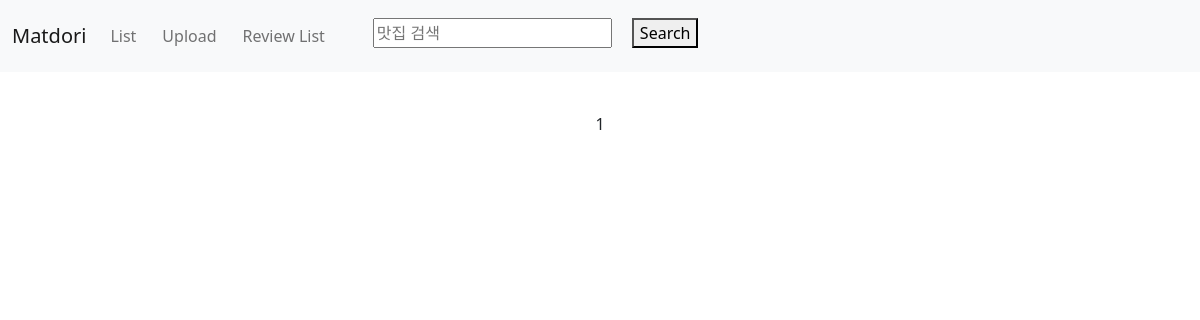
Before: /first/review/list/ with the older database file.
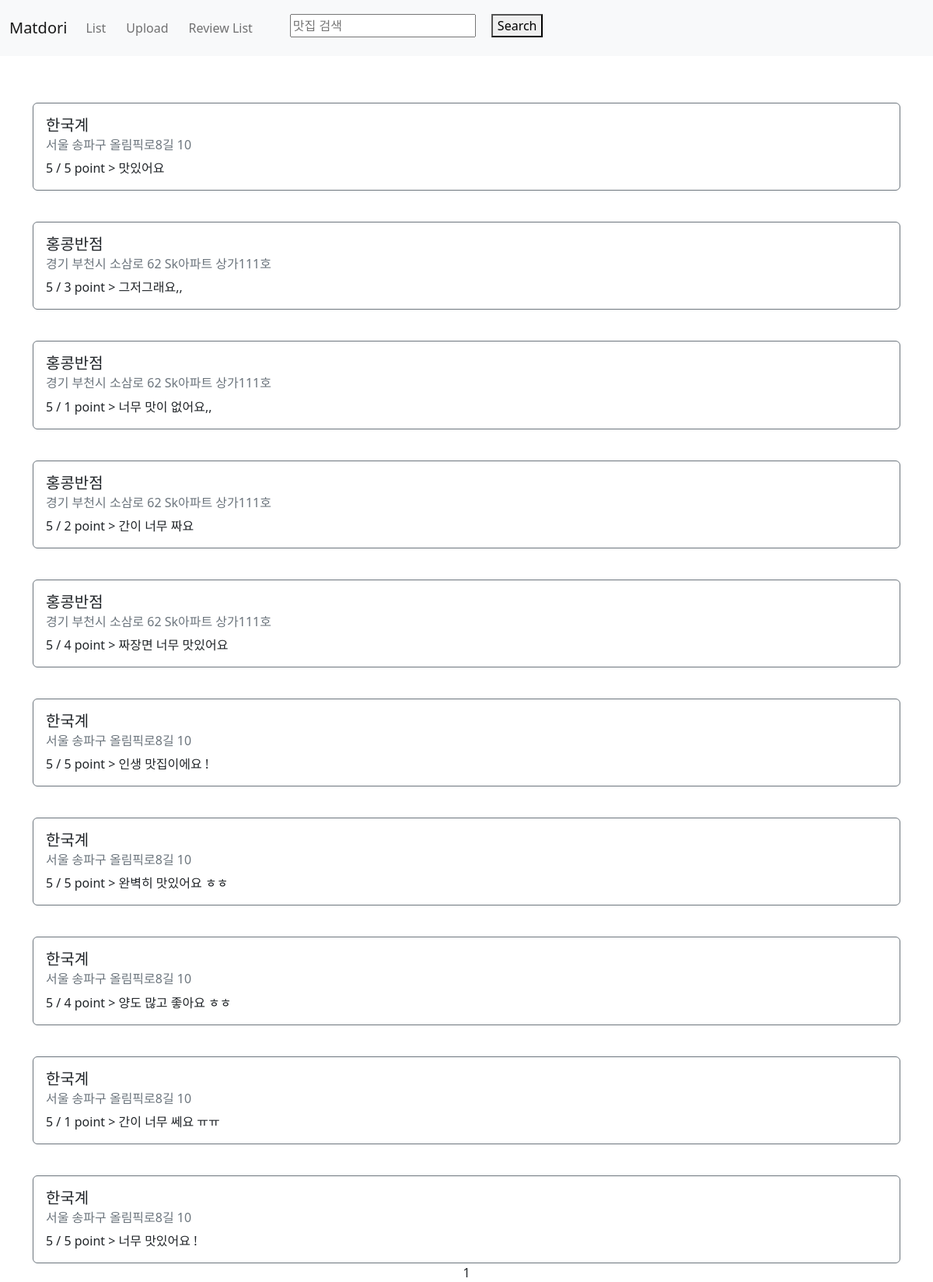
After: the same page with the newer database file.
### first/models.py (models this page shows)
class Review(models.Model):
    point = models.IntegerField()
    comment = models.CharField(max_length=500)
    restaurant = models.ForeignKey(Restaurant, on_delete=models.CASCADE)
    created_at = models.DateTimeField(auto_now_add=True)
    updated_at = models.DateTimeField(auto_now=True)

class Restaurant(models.Model):
    name = models.CharField(max_length=30)
    address = models.CharField(max_length=200)
    password = models.CharField(max_length=20, default=None, null=True) #None을 사용하려면 null값을 true로 설정해야한다.
    photo = models.ImageField(upload_to='%Y/%m/%d', blank=True)
    created_at = models.DateTimeField(auto_now_add=True)
    updated_at = models.DateTimeField(auto_now=True)
    class Meta:
        ordering = ['-id']

### first/views.py (the view)
# urls.py: path('review/list/', views.review_list, name="review-list"),
def review_list(request):
    reviews = Review.objects.all().select_related().order_by('-created_at')
    paginator = Paginator(reviews, 10)
    rlastpage = int(paginator.num_pages)-1
    page = request.GET.get('page')     #get 메서드로 page 번호를 받아온다
    items = paginator.get_page(page)    #해당 번호의 페이지를 items에 받는다
    context = {
        'reviews' : items,
        'rlastPage' : rlastpage,
    }
    return render(request, 'first/review_list.html', context)

### first/templates/first/review_list.html (shortened to what this page needs)
{% extends 'first/base.html' %} {% load static %} {% block content %}
<div class="container">
    {% for item in reviews %}
        <div class="col-sm-12">
            <div class="card border-secondary">
                <div class="card-body">
                    <h5 class="card-title">{{ item.restaurant.name }}</h5>
                    <h6 class="card-subtitle mb-2 text-muted">{{ item.restaurant.address }}</h6>
                    <p class="card-text">5 / {{ item.point }} point > {{ item.comment }}</p>
                </div>
            </div>
        </div>
    {% endfor %}
    <div class="row">
        <div class="col-sm-12 text-center">
          <div class="pagination">
            <span class="step-links text-center" style="width: 100%">
              <span class="current"> {{reviews.number }} </span>
            </span>
          </div>
        </div>
      </div>
</div>
{% endblock %}

Changed rows visible on the page:
added Review: restaurant.name "한국계", restaurant.address "서울 송파구 올림픽로8길 10", point "5", comment "맛있어요"
added Review: restaurant.name "홍콩반점", restaurant.address "경기 부천시 소삼로 62 Sk아파트 상가111호", point "3", comment "그저그래요,,"
added Review: restaurant.name "홍콩반점", restaurant.address "경기 부천시 소삼로 62 Sk아파트 상가111호", point "1", comment "너무 맛이 없어요,,"
added Review: restaurant.name "홍콩반점", restaurant.address "경기 부천시 소삼로 62 Sk아파트 상가111호", point "2", comment "간이 너무 짜요"
added Review: restaurant.name "홍콩반점", restaurant.address "경기 부천시 소삼로 62 Sk아파트 상가111호", point "4", comment "짜장면 너무 맛있어요"
added Review: restaurant.name "한국계", restaurant.address "서울 송파구 올림픽로8길 10", point "5", comment "인생 맛집이에요 !"
added Review: restaurant.name "한국계", restaurant.address "서울 송파구 올림픽로8길 10", point "5", comment "완벽히 맛있어요 ㅎㅎ"
added Review: restaurant.name "한국계", restaurant.address "서울 송파구 올림픽로8길 10", point "4", comment "양도 많고 좋아요 ㅎㅎ"
added Review: restaurant.name "한국계", restaurant.address "서울 송파구 올림픽로8길 10", point "1", comment "간이 너무 쎄요 ㅠㅠ"
added Review: restaurant.name "한국계", restaurant.address "서울 송파구 올림픽로8길 10", point "5", comment "너무 맛있어요 !"
